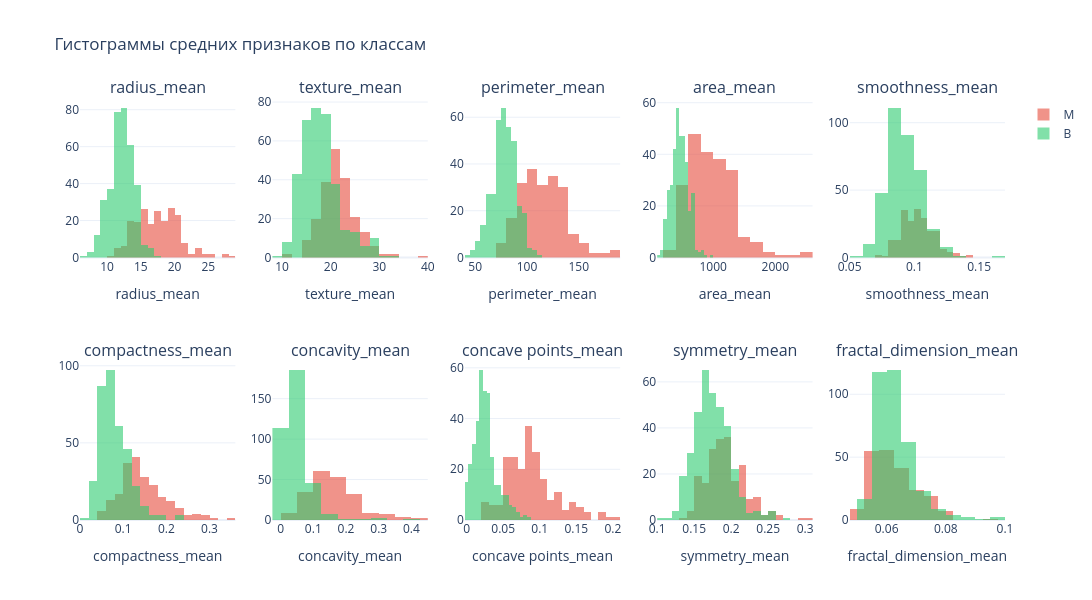

The cell this chart's notebook holds for it:
### Markdown cell above
Что показывает: распределения средних признаков отдельно для B и M. Что даёт: чем меньше перекрытие распределений, тем полезнее признак для классификации.

### Code cell
fig = make_subplots(rows=2, cols=5, subplot_titles=mean_cols)
for i, col in enumerate(mean_cols):
    row, col_idx = i // 5 + 1, i % 5 + 1
    for label, color in [('M', '#e74c3c'), ('B', '#2ecc71')]:
        subset = df[df['diagnosis'] == label]
        fig.add_trace(go.Histogram(
            x=subset[col], name=label, marker_color=color,
            opacity=0.6, nbinsx=20, showlegend=(i == 0)
        ), row=row, col=col_idx)
    fig.update_xaxes(title_text=col, row=row, col=col_idx)

fig.update_layout(
    title_text='Гистограммы средних признаков по классам',
    barmode='overlay', template='plotly_white',
    height=600, width=1200
)
fig.show()

### Figure 1 — Plotly figure (JSON) as saved in the notebook; plotly's stock layout.template omitted (floating-point values rounded to 4 significant figures; data arrays with more than 128 entries replaced by an {"elided": "..."} marker saying what was removed)
{"data": [{"marker": {"color": "#e74c3c"}, "name": "M", "nbinsx": 20, "opacity": 0.6, "showlegend": true, "type": "histogram", "x": {"elided": "212 float values"}, "xaxis": "x", "yaxis": "y"}, {"marker": {"color": "#2ecc71"}, "name": "B", "nbinsx": 20, "opacity": 0.6, "showlegend": true, "type": "histogram", "x": {"elided": "357 float values"}, "xaxis": "x", "yaxis": "y"}, {"marker": {"color": "#e74c3c"}, "name": "M", "nbinsx": 20, "opacity": 0.6, "showlegend": false, "type": "histogram", "x": {"elided": "212 float values"}, "xaxis": "x2", "yaxis": "y2"}, {"marker": {"color": "#2ecc71"}, "name": "B", "nbinsx": 20, "opacity": 0.6, "showlegend": false, "type": "histogram", "x": {"elided": "357 float values"}, "xaxis": "x2", "yaxis": "y2"}, {"marker": {"color": "#e74c3c"}, "name": "M", "nbinsx": 20, "opacity": 0.6, "showlegend": false, "type": "histogram", "x": {"elided": "212 float values"}, "xaxis": "x3", "yaxis": "y3"}, {"marker": {"color": "#2ecc71"}, "name": "B", "nbinsx": 20, "opacity": 0.6, "showlegend": false, "type": "histogram", "x": {"elided": "357 float values"}, "xaxis": "x3", "yaxis": "y3"}, {"marker": {"color": "#e74c3c"}, "name": "M", "nbinsx": 20, "opacity": 0.6, "showlegend": false, "type": "histogram", "x": {"elided": "212 float values"}, "xaxis": "x4", "yaxis": "y4"}, {"marker": {"color": "#2ecc71"}, "name": "B", "nbinsx": 20, "opacity": 0.6, "showlegend": false, "type": "histogram", "x": {"elided": "357 float values"}, "xaxis": "x4", "yaxis": "y4"}, {"marker": {"color": "#e74c3c"}, "name": "M", "nbinsx": 20, "opacity": 0.6, "showlegend": false, "type": "histogram", "x": {"elided": "212 float values"}, "xaxis": "x5", "yaxis": "y5"}, {"marker": {"color": "#2ecc71"}, "name": "B", "nbinsx": 20, "opacity": 0.6, "showlegend": false, "type": "histogram", "x": {"elided": "357 float values"}, "xaxis": "x5", "yaxis": "y5"}, {"marker": {"color": "#e74c3c"}, "name": "M", "nbinsx": 20, "opacity": 0.6, "showlegend": false, "type": "histogram", "x": {"elided": "212 float values"}, "xaxis": "x6", "yaxis": "y6"}, {"marker": {"color": "#2ecc71"}, "name": "B", "nbinsx": 20, "opacity": 0.6, "showlegend": false, "type": "histogram", "x": {"elided": "357 float values"}, "xaxis": "x6", "yaxis": "y6"}, {"marker": {"color": "#e74c3c"}, "name": "M", "nbinsx": 20, "opacity": 0.6, "showlegend": false, "type": "histogram", "x": {"elided": "212 float values"}, "xaxis": "x7", "yaxis": "y7"}, {"marker": {"color": "#2ecc71"}, "name": "B", "nbinsx": 20, "opacity": 0.6, "showlegend": false, "type": "histogram", "x": {"elided": "357 float values"}, "xaxis": "x7", "yaxis": "y7"}, {"marker": {"color": "#e74c3c"}, "name": "M", "nbinsx": 20, "opacity": 0.6, "showlegend": false, "type": "histogram", "x": {"elided": "212 float values"}, "xaxis": "x8", "yaxis": "y8"}, {"marker": {"color": "#2ecc71"}, "name": "B", "nbinsx": 20, "opacity": 0.6, "showlegend": false, "type": "histogram", "x": {"elided": "357 float values"}, "xaxis": "x8", "yaxis": "y8"}, {"marker": {"color": "#e74c3c"}, "name": "M", "nbinsx": 20, "opacity": 0.6, "showlegend": false, "type": "histogram", "x": {"elided": "212 float values"}, "xaxis": "x9", "yaxis": "y9"}, {"marker": {"color": "#2ecc71"}, "name": "B", "nbinsx": 20, "opacity": 0.6, "showlegend": false, "type": "histogram", "x": {"elided": "357 float values"}, "xaxis": "x9", "yaxis": "y9"}, {"marker": {"color": "#e74c3c"}, "name": "M", "nbinsx": 20, "opacity": 0.6, "showlegend": false, "type": "histogram", "x": {"elided": "212 float values"}, "xaxis": "x10", "yaxis": "y10"}, {"marker": {"color": "#2ecc71"}, "name": "B", "nbinsx": 20, "opacity": 0.6, "showlegend": false, "type": "histogram", "x": {"elided": "357 float values"}, "xaxis": "x10", "yaxis": "y10"}], "layout": {"annotations": [{"font": {"size": 16}, "showarrow": false, "text": "radius_mean", "x": 0.084, "xanchor": "center", "xref": "paper", "y": 1, "yanchor": "bottom", "yref": "paper"}, {"font": {"size": 16}, "showarrow": false, "text": "texture_mean", "x": 0.292, "xanchor": "center", "xref": "paper", "y": 1, "yanchor": "bottom", "yref": "paper"}, {"font": {"size": 16}, "showarrow": false, "text": "perimeter_mean", "x": 0.5, "xanchor": "center", "xref": "paper", "y": 1, "yanchor": "bottom", "yref": "paper"}, {"font": {"size": 16}, "showarrow": false, "text": "area_mean", "x": 0.708, "xanchor": "center", "xref": "paper", "y": 1, "yanchor": "bottom", "yref": "paper"}, {"font": {"size": 16}, "showarrow": false, "text": "smoothness_mean", "x": 0.916, "xanchor": "center", "xref": "paper", "y": 1, "yanchor": "bottom", "yref": "paper"}, {"font": {"size": 16}, "showarrow": false, "text": "compactness_mean", "x": 0.084, "xanchor": "center", "xref": "paper", "y": 0.375, "yanchor": "bottom", "yref": "paper"}, {"font": {"size": 16}, "showarrow": false, "text": "concavity_mean", "x": 0.292, "xanchor": "center", "xref": "paper", "y": 0.375, "yanchor": "bottom", "yref": "paper"}, {"font": {"size": 16}, "showarrow": false, "text": "concave points_mean", "x": 0.5, "xanchor": "center", "xref": "paper", "y": 0.375, "yanchor": "bottom", "yref": "paper"}, {"font": {"size": 16}, "showarrow": false, "text": "symmetry_mean", "x": 0.708, "xanchor": "center", "xref": "paper", "y": 0.375, "yanchor": "bottom", "yref": "paper"}, {"font": {"size": 16}, "showarrow": false, "text": "fractal_dimension_mean", "x": 0.916, "xanchor": "center", "xref": "paper", "y": 0.375, "yanchor": "bottom", "yref": "paper"}], "barmode": "overlay", "height": 600, "title": {"text": "Гистограммы средних признаков по классам"}, "width": 1200, "xaxis": {"anchor": "y", "domain": [0, 0.168], "title": {"text": "radius_mean"}}, "xaxis10": {"anchor": "y10", "domain": [0.832, 1], "title": {"text": "fractal_dimension_mean"}}, "xaxis2": {"anchor": "y2", "domain": [0.208, 0.376], "title": {"text": "texture_mean"}}, "xaxis3": {"anchor": "y3", "domain": [0.416, 0.584], "title": {"text": "perimeter_mean"}}, "xaxis4": {"anchor": "y4", "domain": [0.624, 0.792], "title": {"text": "area_mean"}}, "xaxis5": {"anchor": "y5", "domain": [0.832, 1], "title": {"text": "smoothness_mean"}}, "xaxis6": {"anchor": "y6", "domain": [0, 0.168], "title": {"text": "compactness_mean"}}, "xaxis7": {"anchor": "y7", "domain": [0.208, 0.376], "title": {"text": "concavity_mean"}}, "xaxis8": {"anchor": "y8", "domain": [0.416, 0.584], "title": {"text": "concave points_mean"}}, "xaxis9": {"anchor": "y9", "domain": [0.624, 0.792], "title": {"text": "symmetry_mean"}}, "yaxis": {"anchor": "x", "domain": [0.625, 1]}, "yaxis10": {"anchor": "x10", "domain": [0, 0.375]}, "yaxis2": {"anchor": "x2", "domain": [0.625, 1]}, "yaxis3": {"anchor": "x3", "domain": [0.625, 1]}, "yaxis4": {"anchor": "x4", "domain": [0.625, 1]}, "yaxis5": {"anchor": "x5", "domain": [0.625, 1]}, "yaxis6": {"anchor": "x6", "domain": [0, 0.375]}, "yaxis7": {"anchor": "x7", "domain": [0, 0.375]}, "yaxis8": {"anchor": "x8", "domain": [0, 0.375]}, "yaxis9": {"anchor": "x9", "domain": [0, 0.375]}}}
